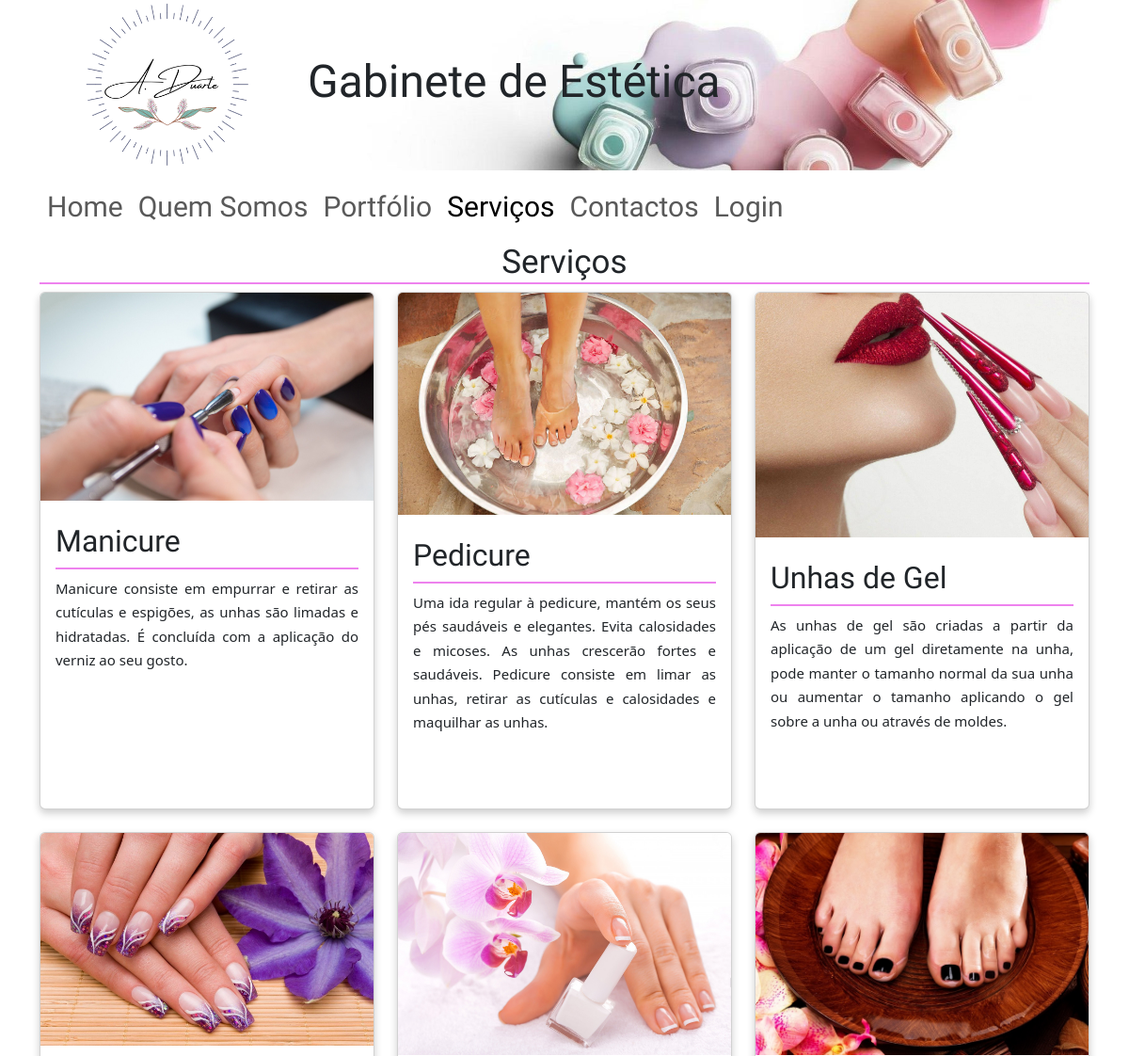
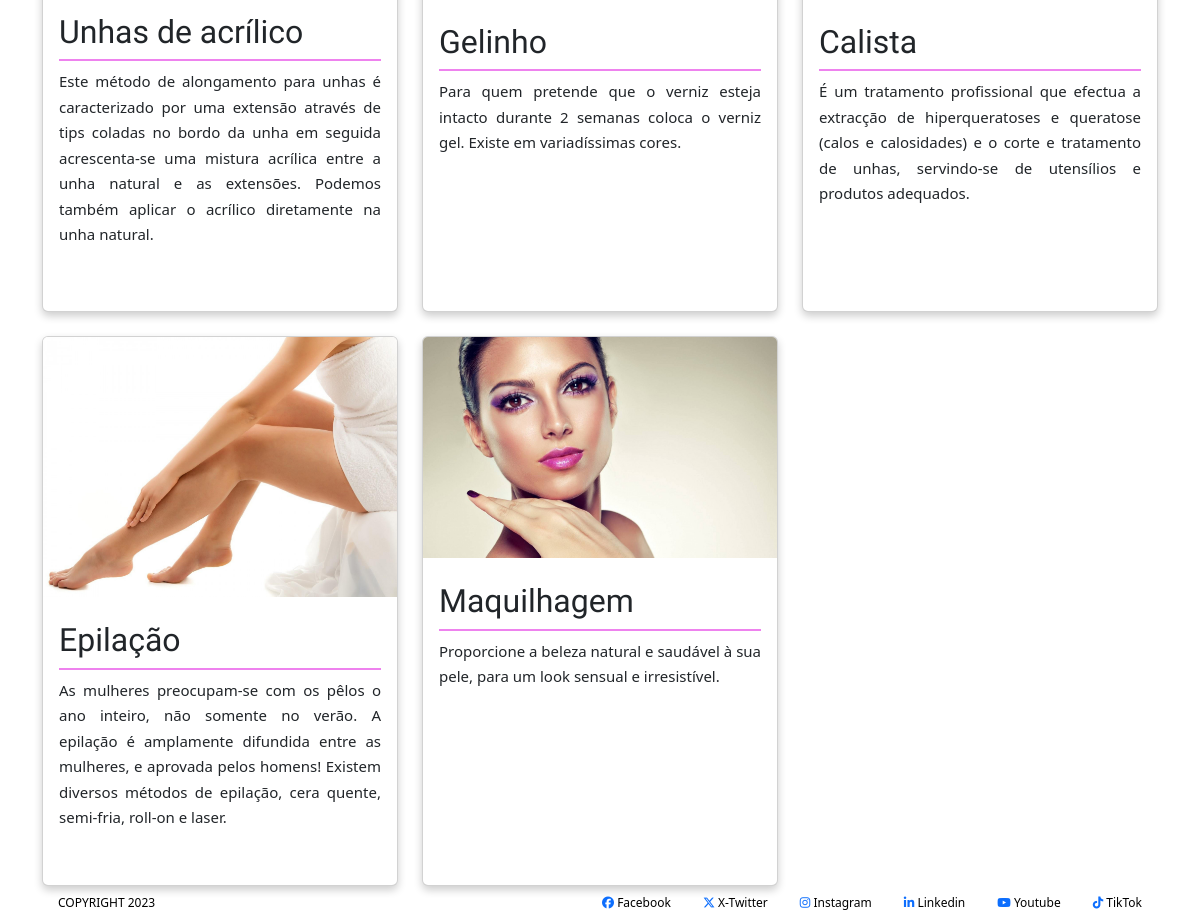
Page /servicos.php on the committed database (2 pictures, top to bottom).
### tables this page shows
CREATE TABLE `servicos` (
  `id_servicos` int NOT NULL,
  `titulo` varchar(100) NOT NULL,
  `imagem` varchar(100) NOT NULL,
  `descricao` varchar(1000) NOT NULL,
  `ordem` int NOT NULL DEFAULT '0',
  `activo` int NOT NULL DEFAULT '1'
);

CREATE TABLE `redessociais` (
  `social_id` int NOT NULL,
  `nome` varchar(50) NOT NULL,
  `link` varchar(100) NOT NULL,
  `classe` varchar(100) NOT NULL,
  `ordem` int NOT NULL DEFAULT '0',
  `activo` int NOT NULL DEFAULT '1'
);

### servicos.php (the view, shortened to what this page needs)
<?php
include "header.php";
?>
<section id="info" class="container">
        <div class="row">
            <div class="col">
                    <h2>Serviços</h2>
            </div>
        </div>
        <div class="row row-cols-1 row-cols-md-3 g-4" id="cartao">
              <?php
              $sql = "SELECT titulo, imagem, descricao
              FROM servicos
              WHERE activo = 1
              ";
              $listaRegistos = mysqli_query($ligacaoBD, $sql);
              while($value = mysqli_fetch_assoc($listaRegistos)){
              ?>
            <div class="col">
              <div class="card" >
                <img src="img/<?= $value["imagem"] ?>" class="card-img-top" alt="<?= $value["titulo"] ?>">
                <div class="card-body">
                  <h5 class="card-title"><?= $value["titulo"] ?></h5>
                  <p class="card-text"><?= $value["descricao"] ?></p>
                </div>
              </div>
            </div>
              <?php
                }
              ?>
          </div>
</section>
<?php
include "footer.php";
?>

### header.php (shortened to what this page needs)
<!DOCTYPE html>
<html lang="pt">
<head>
    <link href="https://cdn.jsdelivr.net/npm/bootstrap@5.3.0/dist/css/bootstrap.min.css" rel="stylesheet">
    <link rel="stylesheet" href="https://cdnjs.cloudflare.com/ajax/libs/font-awesome/6.4.2/css/all.min.css" />
    <link rel="stylesheet" href="https://cdn.jsdelivr.net/npm/@fancyapps/ui@5.0/dist/fancybox/fancybox.css"/>
    <link rel="stylesheet" href="estilos.css">
</head>
<body>
    <header class="container d-none d-md-block">
        <div class="row">
            <div id="logo" class="col-3 bg-pink">
                <img src="img/logo5.png" alt="A. Duarte" class="img-fluid">
            </div>
            <div id="banner" class="col ">
            <h4>Gabinete de Estética</h4>
            </div>
        </div>
    </header>
    <?php
    $pagina = str_replace(".php", "", basename($_SERVER['PHP_SELF']));
    ?>
    <nav class="navbar navbar-expand-md">
        <div class="container">
          <div class="collapse navbar-collapse" id="navbarSupportedContent">
            <ul class="navbar-nav me-auto mb-2 mb-md-0">
              <li class="nav-item">
                <a class="nav-link <?= ($pagina == "index")? "active" : ""?>" aria-current="page" href="index.php">Home</a>
              </li>
              <li class="nav-item">
                <a class="nav-link <?= ($pagina == "quemsomos")? "active" : ""?>" href="quemsomos.php">Quem Somos</a>
              </li>
              <li class="nav-item">
                <a class="nav-link <?= ($pagina == "portfolio")? "active" : ""?>" href="portfolio.php">Portfólio</a>
              </li>
              <li class="nav-item">
                <a class="nav-link <?= ($pagina == "servicos")? "active" : ""?>" href="servicos.php">Serviços</a>
              </li>
              <li class="nav-item">
                <a class="nav-link <?= ($pagina == "contactos")? "active" : ""?>" href="contactos.php">Contactos</a>
              </li>
              <li class="nav-item" id="area">
                <a class="nav-link <?= ($pagina == "areadocliente")? "active" : ""?>" href="login.php">Login</a>
              </li>
            </ul>
          </div>
        </div>
      </nav>

### footer.php (shortened to what this page needs)
<footer class="container"  >
        <div class="row">
            <div class="col-3">
                <ul class="list-group list-group-horizontal">
                    <li class="list-group-item">
                         <span class="d-none d-lg-inline">COPYRIGHT</span>
                        <span>2023</span>
                     </li>
                 </ul>
            </div>
            <div class="col d-flex justify-content-end">
                <ul class="list-group list-group-horizontal">
                    <?php
                        $sql = "SELECT nome, link, classe
                        FROM redesSociais
                        WHERE activo = 1
                        ";
                        $listaRegistos = mysqli_query($ligacaoBD, $sql);
                        while($value = mysqli_fetch_assoc($listaRegistos)){
                    ?>
                    <li class="list-group-item">
                        <a href="<?= $value['link'] ?>" target="_blank">
                        <i class="<?= $value["classe"]?>"></i>
                        <span class="d-none d-lg-inline"><?= $value["nome"]?></span>
                        </a>
                    </li>
             <?php
                 }
             ?>
               </ul>
            </div>
        </div>
    </footer>
    </body>
</html>

### estilos.css (style rules this page uses)
header #banner { background-image: url('img/wp6641964.jpg'); background-position: center center; background-size: cover; display: flex; justify-content: left; align-items: center; }
header #banner h4 { font-family: 'Ephesis', cursive; font-size:4vw; }
header #logo { display: flex; align-items: center; justify-content: center; object-fit: cover; }
.container .nav-item { font-family: 'Ephesis', cursive; font-size: 30px; }
.container #area { position: right; }
#info h2 { font-family: 'Ephesis', cursive; border-bottom: 2px solid violet; text-align: center; font-size: 35px; }
#info p { font-size: 15px; text-align: justify; line-height: 170%; }
.card img { max-width:500px; max-height:260px; width: auto; height: auto; }
.card { height: 550px; box-shadow: 0 4px 8px 0 rgba(0,0,0,0.2); transition: 0.3s; width: 100%; text-align: justify; line-height: 170%; }
.card-title { font-family: 'Ephesis', cursive; text-align: justify; line-height: 170%; border-bottom: 2px solid violet; font-size: 32px; }
footer .list-group-item { background-color:transparent; font-size: 12px; border: 0; }
a { text-decoration: none; }
footer .list-group-item span { color:black; }

### rows in the picture
servicos: imagem (picture), titulo "Manicure", descricao "Manicure consiste em empurrar e retirar as cutículas e espigões, as unhas são limadas e hidratadas. É concluída com a aplicação do verniz ao seu gosto."
servicos: imagem (picture), titulo "Pedicure", descricao "Uma ida regular à pedicure, mantém os seus pés saudáveis e elegantes. Evita calosidades e micoses. As unhas crescerão fortes e saudáveis. Pedicure consiste em limar as unhas, retirar as cutículas e calosidades e maquilhar as unhas."
servicos: imagem (picture), titulo "Unhas de Gel", descricao "As unhas de gel são criadas a partir da aplicação de um gel diretamente na unha, pode manter o tamanho normal da sua unha ou aumentar o tamanho aplicando o gel sobre a unha ou através de moldes."
servicos: imagem (picture), titulo "Unhas de acrílico", descricao "Este método de alongamento para unhas é caracterizado por uma extensão através de tips coladas no bordo da unha em seguida acrescenta-se uma mistura acrílica entre a unha natural e as extensões. Podemos também aplicar o acrílico diretamente na unha natural."
servicos: imagem (picture), titulo "Gelinho", descricao "Para quem pretende que o verniz esteja intacto durante 2 semanas coloca o verniz gel. Existe em variadíssimas cores."
servicos: imagem (picture), titulo "Calista", descricao "É um tratamento profissional que efectua a extracção de hiperqueratoses e queratose (calos e calosidades) e o corte e tratamento de unhas, servindo-se de utensílios e produtos adequados."
servicos: imagem (picture), titulo "Epilação", descricao "As mulheres preocupam-se com os pêlos o ano inteiro, não somente no verão. A epilação é amplamente difundida entre as mulheres, e aprovada pelos homens! Existem diversos métodos de epilação, cera quente, semi-fria, roll-on e laser."
servicos: imagem (picture), titulo "Maquilhagem", descricao "Proporcione a beleza natural e saudável à sua pele, para um look sensual e irresistível."
redessociais: nome "Facebook"
redessociais: nome "X-Twitter"
redessociais: nome "Instagram"
redessociais: nome "Linkedin"
redessociais: nome "Youtube"
redessociais: nome "TikTok"
